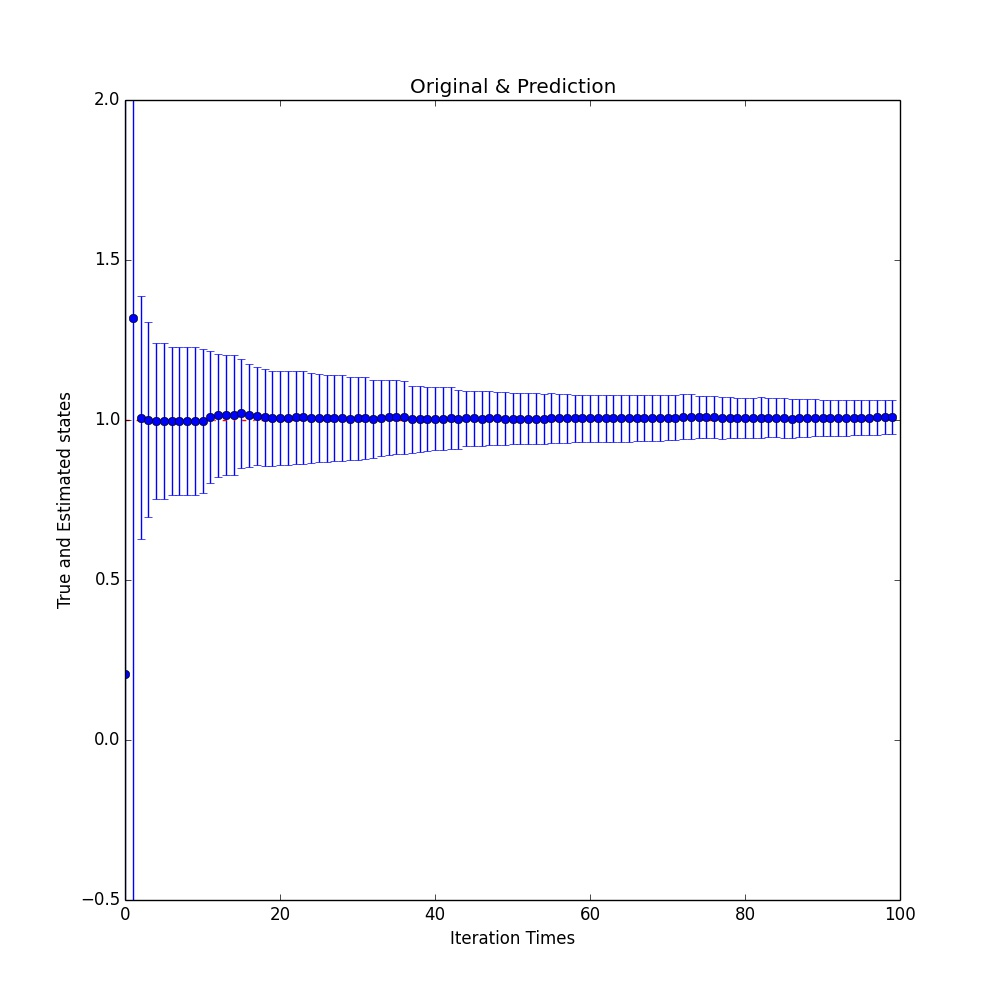

Recreate this plot in Python.
# coding=utf-8
import matplotlib.pyplot as plt
import numpy as np
def kalman(A, y):
    """
    Formulars from 《Optimal State Estimation》,Page88 & P128
    :param A: array in the sklearn form. each "row" represents
     an input (the measurement coeffcient).
    :param y:vector of the response variable (measuremen)
    :return: x:the estimates. p: covariance of x
    """
    dim = A.shape[1]
    n = A.shape[0]
    # initialize the estimate of the state(s)
    # and its(their) covirance
    x0 = np.zeros((dim, 1))
    P0 = 1e5 * np.identity(dim)
    R = 1  # the measurement variance
    # convert numpy arrays to matrix(suitable for matrix manupulation)
    x0 = np.mat(x0)
    P0 = np.mat(P0)
    # start iteration
    x, p = [], []
    for i in range(n):
        Hk = np.mat(A[i, :][:, np.newaxis]).T
        Kk = P0 * Hk.T * (Hk * P0 * Hk.T + R).I
        x_new = x0 + Kk * (y[i] - Hk * x0)
        Pk = (np.mat(np.identity(dim)) - Kk * Hk) * P0 * \
             (np.mat(np.identity(dim)) - Kk * Hk).T + Kk * R * Kk.T
        #Note! this is not universal! We assume that the "time update"
        #step is trival, i.e., the states are constants
        #Modify the following line as you need.
        P0 = Pk
        x0 = x_new
        # for return
        x.append(x0)
        p.append(P0)
    #convert x back to array
    x=[np.array(xi).squeeze() for xi in x]
    return x,p
def testKalman():
    #prepare training data (3-dimension)
    dataLen = 100
    A = np.random.random_sample((dataLen, 1)) * 5
    A = np.c_[A ** 2, A, np.ones((dataLen, 1))]
    x = np.array([1, 2, 3])
    y = np.dot(A, x) + np.random.randn(dataLen) * 0.1
    x_,p= kalman(A, y)
    print "final estimate:",x_[-1]
    #extract the confidence interval of the 0th state
    y_err=[np.sqrt(pi[0,0]) for pi in p]
    #now plot!
    fig, ax = plt.subplots(1,1,figsize=(10,10))
    ax.plot(range(dataLen),np.ones(dataLen)*x[0], 'r-.')
    # ax.plot(range(dataLen),[xi[0] for xi in x_], 'b-x', alpha=0.5)
    ax.errorbar(range(dataLen),[xi[0] for xi in x_], yerr=y_err, fmt='o')
    ax.set_ylim([-0.5,2])
    ax.set_title('Original & Prediction')
    ax.set_xlabel(u'Iteration Times')
    ax.set_ylabel(u'True and Estimated states')
    plt.show()
    pass
if __name__ == '__main__':
    testKalman()
